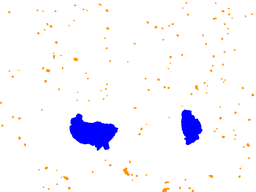
#> input picture benign_4x/_11001_gt.png, 256 x 192 px, shrunk from 1920 x 1440 before the run, given in place of _11064.tif, which was not available
$ python featextract_segment.py   (older library calls are emulated)
#> lines starting #> are read from the running program, lines starting #| are printed output that depends on the picture; after the words box and inside, x2 and y2 are one past the last pixel; in counts of white or black regions, pixels touching at a corner belong together; pictures that were not available may be replaced by others from this repository, and a replacement may not be noted
# -*- coding: utf-8 -*-
"""FeatExtract_Segment.ipynb

Automatically generated by Colaboratory.

Original file is located at
    https://colab.research.google.com/drive/1Fw4gvJ_elGPbG4sZnxoYqUlGPoNf_Xbt
"""

from google.colab import drive
drive.mount('/content/gdrive')

import numpy as np
import cv2
import matplotlib.pyplot as plt
from sklearn.cluster import KMeans
import scipy
import os
os.chdir('/content/gdrive/My Drive/MP2/')

#Read Images
img = cv2.imread('benign_4x/_11064.tif')
#> img is the input picture: shape (192, 256, 3); mean B, G, R 252.1, 245.8, 247
img_gt = cv2.imread('benign_4x/_11064_gt.png')
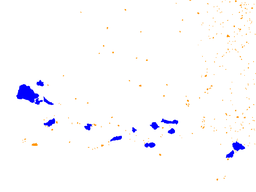
#> input picture benign_4x/_11064_gt.png, 256 x 192 px, shrunk from 1920 x 1440 before the run, found by its file name
#> img_gt is the input picture: shape (192, 256, 3); mean B, G, R 253.6, 250.6, 251.2
img_gt = np.array(img_gt)

#Show original and ground truth image
fig, (a1,a2) = plt.subplots(1,2, figsize=(25,25))
a1.imshow(img)
a2.imshow(img_gt)
fig.show

#Extract Gabor Features

ksize = 9  # Size of Gabor kernel
theta = 0.0
gamma = 1

#converting to grayscale
img_gray= cv2.cvtColor(img, cv2.COLOR_BGR2GRAY)
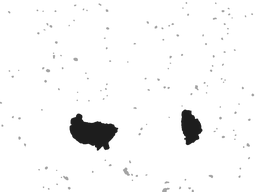
#> img_gray: shape (192, 256); min 29, max 255, mean 246.9
kernels = []
features = []

for sigma in np.arange(1,2,0.5):
  for lamda in np.arange(3,5,0.25):
    for gamma in np.arange(0.5,1.25,0.25):
      k = cv2.getGaborKernel((ksize, ksize), sigma, theta, lamda, gamma, 0, ktype=cv2.CV_32F)
      kernels.append(k)
      fimg = cv2.filter2D(img_gray, cv2.CV_8UC1, k)
      #fimg = cv2.GaussianBlur(fimg, (15,15), 5, 5)
      fimg = cv2.medianBlur(fimg, 11)
      fimg = fimg.reshape((fimg.shape[0]*fimg.shape[1],))
      features.append(fimg)
#> after the loop, features = 48 items; kernels = 48 items
      # [8 lines of commented-out code are left out]

features = np.array(features)
features = features.T
kernels = np.array(kernels)


#K Means Clustering
kmeans = KMeans(n_clusters=3)
kmeans.fit(features)
y = kmeans.predict(features)
img_seg = y.reshape((img.shape[0], img.shape[1]))
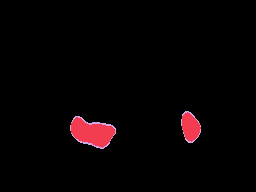
#> img_seg: shape (192, 256) int32; 3 distinct labels, from 0 to 2; one colour per label, 0 black
img_seg_copy = np.copy(img_seg)

#Plotting Segmented Image
fig, (a1,a2,a3) = plt.subplots(1,3, figsize=(25,25))
a1.imshow(img)
a2.imshow(img_gt)
a3.imshow(img_seg)
fig.show

#Find Contours
contours, heirarchy = cv2.findContours(np.uint8(img_seg), cv2.RETR_EXTERNAL, cv2.CHAIN_APPROX_NONE)
#> contours = 2 contours; box (x1, y1, x2, y2) and area: (70, 116, 116, 149) 932, (181, 111, 201, 143) 424

#Finding top n contours with maximum areas
n = 14
areas = []

for cnt in contours:
  area = cv2.contourArea(cnt)
  areas.append(area)
#> this loop made 2 passes
#> area on passes 1 to 2: 931.5, 424
#> after the loop, areas = [931.5, 424]

areas = np.array(areas)
ind = np.argsort(-1*areas)
#> ind = [0, 1]
max1 = contours[ind[0]]
#> max1 = contour of 111 points, box (x1, y1, x2, y2) (70, 116, 116, 149), area 932
max2 = contours[ind[1]]
#> max2 = contour of 70 points, box (x1, y1, x2, y2) (181, 111, 201, 143), area 424

z = np.zeros(img_seg.shape)

for i in np.arange(0,n,1):
#> (the run stopped early here; a loop or call above may not have finished)
